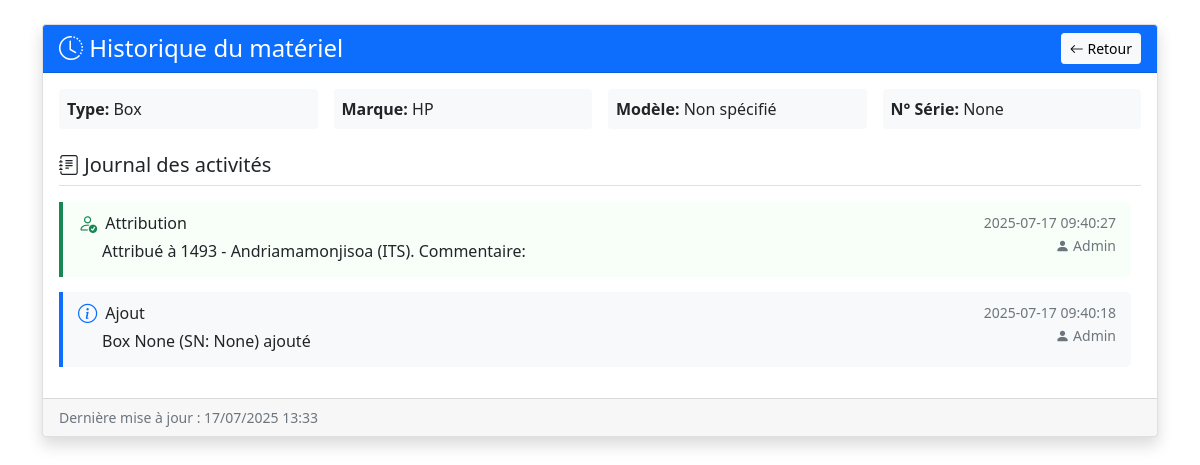
The app's page /historique/3 (signed in) with its own data.
### app.py (models this page shows)
class Materiel(db.Model):
    id = db.Column(db.Integer, primary_key=True)
    type = db.Column(db.String(50), nullable=False)
    marque = db.Column(db.String(50), nullable=False)
    modele = db.Column(db.String(100))
    numero_serie = db.Column(db.String(100), unique=True)
    date_acquisition = db.Column(db.String(20))
    statut = db.Column(db.String(20), default='En stock')
    attribue_a = db.Column(db.String(200))
    matricule = db.Column(db.String(50))
    service = db.Column(db.String(100))
    date_attribution = db.Column(db.String(20))
    commentaires = db.Column(db.Text)

class Historique(db.Model):
    id = db.Column(db.Integer, primary_key=True)
    materiel_id = db.Column(db.Integer, db.ForeignKey('materiel.id'), nullable=False)
    action = db.Column(db.String(100), nullable=False)
    date_action = db.Column(db.String(20), nullable=False)
    details = db.Column(db.Text)
    utilisateur = db.Column(db.String(100))

### app.py (the view)
@app.route('/historique/<int:id>')
def historique(id):
    if 'logged_in' not in session:
        return redirect(url_for('login'))
    materiel = Materiel.query.get_or_404(id)
    historiques = Historique.query.filter_by(materiel_id=id).order_by(Historique.date_action.desc()).all()
    return render_template('historique.html', materiel=materiel, historiques=historiques, datetime=datetime)

### templates/historique.html (shortened to what this page needs)
<!DOCTYPE html>
<html lang="fr">
<head>
    <link href="https://cdn.jsdelivr.net/npm/bootstrap@5.1.3/dist/css/bootstrap.min.css" rel="stylesheet">
    <link rel="stylesheet" href="https://cdn.jsdelivr.net/npm/bootstrap-icons@1.7.2/font/bootstrap-icons.css">
</head>
<body>
    <div class="container py-4">
        <div class="card shadow">
            <div class="card-header bg-primary text-white">
                <div class="d-flex justify-content-between align-items-center">
                    <h4 class="mb-0">
                        <i class="bi bi-clock-history"></i> Historique du matériel
                    </h4>
                    <a href="{{ url_for('index') }}" class="btn btn-light btn-sm">
                        <i class="bi bi-arrow-left"></i> Retour
                    </a>
                </div>
            </div>
            <div class="card-body">
                <div class="row mb-4 g-3">
                    <div class="col-md-3">
                        <div class="p-2 bg-light rounded">
                            <strong>Type:</strong> {{ materiel.type or 'Non spécifié' }}
                        </div>
                    </div>
                    <div class="col-md-3">
                        <div class="p-2 bg-light rounded">
                            <strong>Marque:</strong> {{ materiel.marque or 'Non spécifié' }}
                        </div>
                    </div>
                    <div class="col-md-3">
                        <div class="p-2 bg-light rounded">
                            <strong>Modèle:</strong> {{ materiel.modele or 'Non spécifié' }}
                        </div>
                    </div>
                    <div class="col-md-3">
                        <div class="p-2 bg-light rounded">
                            <strong>N° Série:</strong> {{ materiel.numero_serie }}
                        </div>
                    </div>
                </div>
                <h5 class="mb-3 border-bottom pb-2">
                    <i class="bi bi-journal-text"></i> Journal des activités
                </h5>
                {% if historiques %}
                    <div class="timeline">
                        {% for hist in historiques %}
                        <div class="history-item
                            {% if 'Retour' in hist.action %}return
                            {% elif 'Attribution' in hist.action %}assignment
                            {% endif %}">
                            <div class="d-flex justify-content-between align-items-start">
                                <div>
                                    <h6 class="mb-1 d-flex align-items-center">
                                        <span class="action-icon">
                                            {% if 'Retour' in hist.action %}
                                                <i class="bi bi-arrow-return-left text-danger"></i>
                                            {% elif 'Attribution' in hist.action %}
                                                <i class="bi bi-person-check text-success"></i>
                                            {% else %}
                                                <i class="bi bi-info-circle text-primary"></i>
                                            {% endif %}
                                        </span>
                                        {{ hist.action }}
                                    </h6>
                                    <p class="mb-1 ps-4">{{ hist.details }}</p>
                                </div>
                                <div class="text-end">
                                    <small class="text-muted d-block">{{ hist.date_action }}</small>
                                    <small class="text-muted">
                                        <i class="bi bi-person-fill"></i> {{ hist.utilisateur }}
                                    </small>
                                </div>
                            </div>
                        </div>
                        {% endfor %}
                    </div>
                {% else %}
                    <div class="alert alert-info">
                        <i class="bi bi-info-circle"></i> Aucune activité enregistrée pour ce matériel.
                    </div>
                {% endif %}
            </div>
            <div class="card-footer text-muted small">
                Dernière mise à jour : {{ datetime.now().strftime("%d/%m/%Y %H:%M") }}
            </div>
        </div>
    </div>
</body>
</html>

### templates/historique.html (style rules this page uses)
.history-item { border-left: 4px solid #0d6efd; padding: 10px 15px; margin-bottom: 15px; background-color: #f8f9fa; border-radius: 0 5px 5px 0; }
.history-item.assignment { border-left-color: #198754; background-color: #f8fff8; }
.history-item .action-icon { font-size: 1.2rem; margin-right: 8px; }
.timeline { max-height: 60vh; overflow-y: auto; padding-right: 10px; }

### records on screen
Materiel: type "Box", marque "HP", modele "Non spécifié", numero_serie "None"
Historique: action "Attribution", details "Attribué à 1493 - Andriamamonjisoa (ITS). Commentaire:", date_action "2025-07-17 09:40:27", utilisateur "Admin"
Historique: action "Ajout", details "Box None (SN: None) ajouté", date_action "2025-07-17 09:40:18", utilisateur "Admin"
